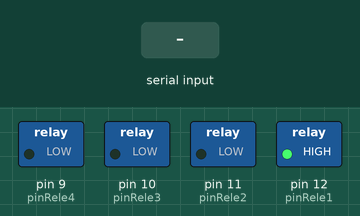
A sketch run on a simulated Arduino Uno, built with avr-gcc and run on an emulated ATmega328P. Shown: switched loads named in the sketch (green lamp = pin HIGH). Inputs (shaded band) come from the test bench. What the sketch prints to the serial monitor is not drawn.

Above: at 1.2 s.
1.3 s: "A" received over Serial
At 2.0 s:
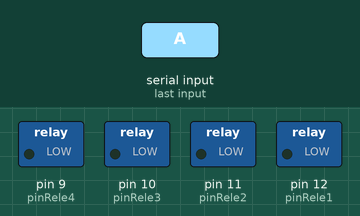
2.8 s: "b" received over Serial
At 3.1 s:
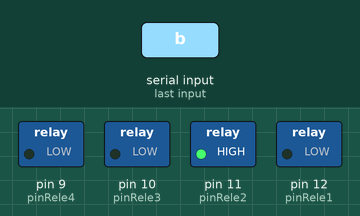
4.3 s: "A" received over Serial
At 5.5 s:
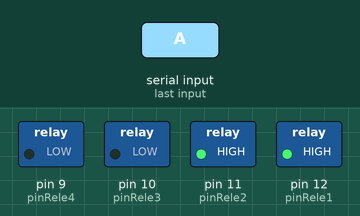
Timing chart, 0 to 7.3 s (numbered marks = the images above; inputs shaded):
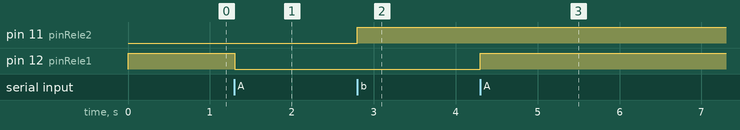

Measured:
- after the input at 1.3 s, pin 12 (pinRele1): HIGH → LOW at once
- after the input at 2.8 s, pin 11 (pinRele2): LOW → HIGH at once
- after the input at 4.3 s, pin 12 (pinRele1): LOW → HIGH at once

The sketch:

funcoes.ino
```cpp
const int pinRele1 = 12;
const int pinRele2 = 11;
const int pinRele3 = 10;
const int pinRele4 = 9;

void setup() {


   pinMode(pinRele1, OUTPUT);
   pinMode(pinRele2, OUTPUT);
   pinMode(pinRele3, OUTPUT);
   pinMode(pinRele4, OUTPUT);


   digitalWrite(pinRele1,HIGH);

  Serial.begin(9600);

  Serial.println("Iniciando o Arduino... ");
  Serial.println("");

}

void loop() {
   if (Serial.available())
   {

    switch(Serial.read())
    {
      case 'A':
       rele1();
      break;
     case 'b':
      rele2();
      break;
    }
  }
}
```

RELE1.ino
```cpp
void rele1(){

 digitalWrite(pinRele1,!digitalRead(pinRele1));

}
```

RELE2.ino
```cpp
void rele2(){

 digitalWrite(pinRele2,!digitalRead(pinRele2));

}
```
